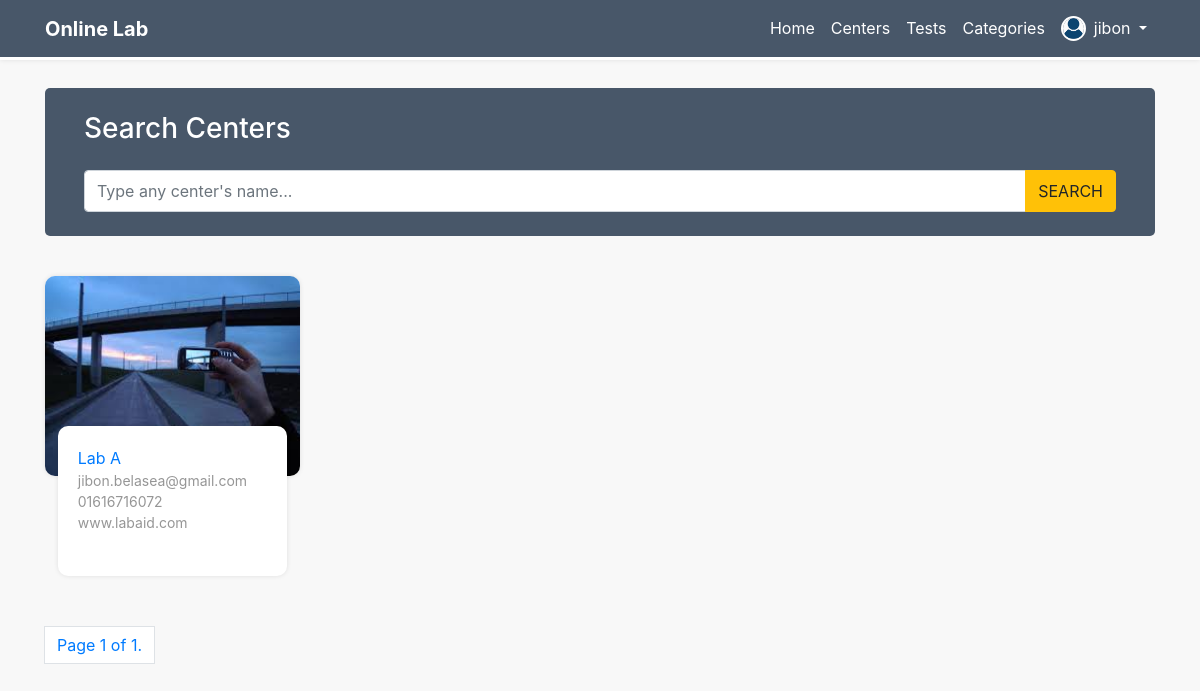
The page /all-centers/ (signed in) on the database its author committed.
### custom_users/models.py (models this page shows, shortened)
class Profile(models.Model):
    user = models.OneToOneField(User, on_delete=models.CASCADE, related_name='customer_profile')
    profile_name = models.CharField(max_length=250)
    image = models.ImageField(default='default.jpg', upload_to='profile_pics')
    contact_no = models.CharField(max_length=20, blank=True, null=True)
    address = models.CharField(max_length=150, blank=True, null=True)
    admin = models.BooleanField(default=False)
    staff = models.BooleanField(default=False)
    class Meta:
        verbose_name_plural = 'Customer Profiles'

### diagnostic_centers/models.py (models this page shows, shortened)
class DiagnosticCenter(models.Model):
    name = models.CharField(max_length=250, blank=False)
    image = models.ImageField(default='default_center.jpg', upload_to='diagnostic_center_pics')
    email = models.EmailField(blank=True)
    contact_no = models.CharField(max_length=20, blank=False)
    website = models.CharField(max_length=100, blank=True)
    address = models.CharField(max_length=150, blank=False)
    class Meta:
        verbose_name_plural = 'Diagnostic Centers'

### diagnostic_centers/views.py (the view)
# urls.py: path('all-centers/', search_paginator, name='all-centers'),
def search_paginator(request):
    Centers = DiagnosticCenter.objects.all()
    query = request.GET.get('q')
    if query:
        Centers = Centers.filter(
            Q(name__icontains=query) |
            Q(website__icontains=query)
        )
        print(Centers)
    paginator = Paginator(Centers, 12)
    page = request.GET.get('page')
    all_centers = paginator.get_page(page)
    context = {'Centers': all_centers,}
    template_name = 'diagnostic_centers/all_centers.html'
    return render(request, template_name, context)

### templates/diagnostic_centers/all_centers.html (shortened to what this page needs)
{% extends 'base.html' %}
{% block content %}
    <div class="container inner-content">
        <div class="search-box" style="background: #485769;border-radius: 5px">
            <div class="container">
                <h3 class="text-white mb-4 ">Search Centers</h3>
                <form class="search" action="" method="GET">
                    <div class="input-group input-group">
                        <input type="text" class="form-control" name='q' placeholder="Type any center's name..." aria-label="Recipient's username" aria-describedby="basic-addon2">
                        <div class="input-group-append">
                            <button type="submit" class="btn btn-warning searchButton">
                                SEARCH
                            </button>
                        </div>
                    </div>
                </form>
            </div>
        </div>
        <div class="center-lists mt-3">
            <div class="row">
                {% for centers in Centers %}
                    <div class="col-xs-12 col-sm-6 col-md-4 col-lg-3">
                        <div class="card test-box mt-4 mb-0">
                            <div class="card-title">
                                <img src="{{ centers.image.url }}" class="card-img-top" alt="Oops image missing" width="100%">
                            </div>
                            <div class="card-body">
                                <a href="{% url 'diagnostic_centers:center-details' centers.id %}">{{ centers.name }}</a>
                                <p class=""> <span>{{ centers.email }}</span></p>
                                <p class=""> <span>{{ centers.contact_no }}</span></p>
                                <p class=""> <span>{{ centers.website }}</span> </p>
                            </div>
                        </div>
                    </div>
                {% endfor %}
            </div>
        </div>
        <nav aria-label="Page navigation example">
            <ul class="pagination">
                <li class="page-item">
                    <a class="page-link" href="#">Page {{ Centers.number }} of {{ Centers.paginator.num_pages }}.</a>
                </li>
            </ul>
        </nav>
    </div>
{% endblock %}

### templates/base.html (shortened to what this page needs)
{% load staticfiles %}
<!DOCTYPE html>
<html>
<head>
	<link rel="stylesheet" href="https://use.fontawesome.com/releases/v5.8.0/css/all.css">
    <link rel="stylesheet" type="text/css" href="{% static 'css/bootstrap.min.css' %}">
	<link rel="stylesheet" type="text/css" href="{% static 'css/fakeLoader.min.css' %}">
	<link rel="stylesheet" type="text/css" href="{% static 'css/style.css' %}">
</head>
<body>
    <nav class="navbar navbar-expand-lg" style="background: #485769">
        <div class="container">
            <a class="navbar-brand text-white" href="{% url 'home' %}"><b>Online Lab</b></a>
            <div class="collapse navbar-collapse" id="navbarSupportedContent">
                <ul class="navbar-nav ml-auto navbar_hover_background">
                    <li class="nav-item ">
                        <a class="nav-link" href="{% url 'home' %}">Home</a>
					</li>
					<li class="nav-item">
						<a class="nav-link" href="{% url 'diagnostic_centers:all-centers' %}">Centers</a>
					</li>
					<li class="nav-item ">
						<a class="nav-link" href="{% url 'tests:all-tests' %}">Tests</a>
					</li>
					<li class="nav-item">
						<a class="nav-link" href="{% url 'tests:categories' %}">Categories</a>
					</li>
                    {% if user.is_authenticated %}
                        <li class="nav-item user-profile">
                            <a class="nav-link d-flex dropdown-btn" href="#">
                                <img src="{{ user.customer_profile.image.url }}" alt="" class="rounded-circle">
                                <span class=" dropdown-toggle ml-2">{{user.username}} </span>
                            </a>
                        </li>
					{% endif %}
                </ul>
            </div>
        </div>
    </nav>
    {% block content %} {% endblock %} {% block extra_body %} {% endblock %}
</body>
</html>

### static/css/style.css (style rules this page uses)
a { text-decoration: none; }
.card, .card-header, .card-footer { border: 0; }
html, body { background: #f8f8f8; }
nav.navbar { background: transparent; -webkit-box-shadow: 0 0 5px rgba(0, 0, 0, 0.1); box-shadow: 0 0 5px rgba(0, 0, 0, 0.1); position: fixed; top: 0; z-index: 99999; width: 100%; background: #328691; border-bottom: 3px solid white; }
nav.navbar ul li a { color: #fff; font-size: 16px; outline: none; }
nav.navbar .user-profile { position: relative; }
nav.navbar .user-profile img { width: 25px; height: 25px; border: 2px solid white; }
.inner-content { padding-top: 5.5rem; min-height: 90vh; }
p { margin-bottom: 0; }
.test-box { width: 100%; height: auto; background: none; border: 0; }
.test-box .card-title { margin-bottom: 0; -webkit-box-shadow: 0 0 5px rgba(0, 0, 0, 0.1); box-shadow: 0 0 5px rgba(0, 0, 0, 0.1); border-radius: 10px; -webkit-border-radius: 10px; -moz-border-radius: 10px; -ms-border-radius: 10px; -o-border-radius: 10px; }
.test-box .card-title img { border-radius: 10px; min-height: 200px; -webkit-border-radius: 10px; -moz-border-radius: 10px; -ms-border-radius: 10px; -o-border-radius: 10px; }
.test-box .card-body { width: 90%; min-height: 150px; -webkit-box-shadow: 0 0 5px rgba(0, 0, 0, 0.1); box-shadow: 0 0 5px rgba(0, 0, 0, 0.1); margin: auto; border-radius: 10px; -webkit-border-radius: 10px; -moz-border-radius: 10px; -ms-border-radius: 10px; -o-border-radius: 10px; position: relative; top: -50px; background: #fff; }
.test-box .card-body p { font-size: 14px; color: #969696; }
.search-box { padding: 1.5rem; }
.search-box h3 { margin-bottom: 1rem; }
.search-box input { padding: 8px 12px; }

### rows shown on the page
DiagnosticCenter: image (picture), name "Lab A", email "jibon.belasea@gmail.com", contact_no "01616716072", website "www.labaid.com"

### other values the page prints
{{ user.username }} "jibon"
{{ Centers.number }} "1"
{{ Centers.paginator.num_pages }} "1"
